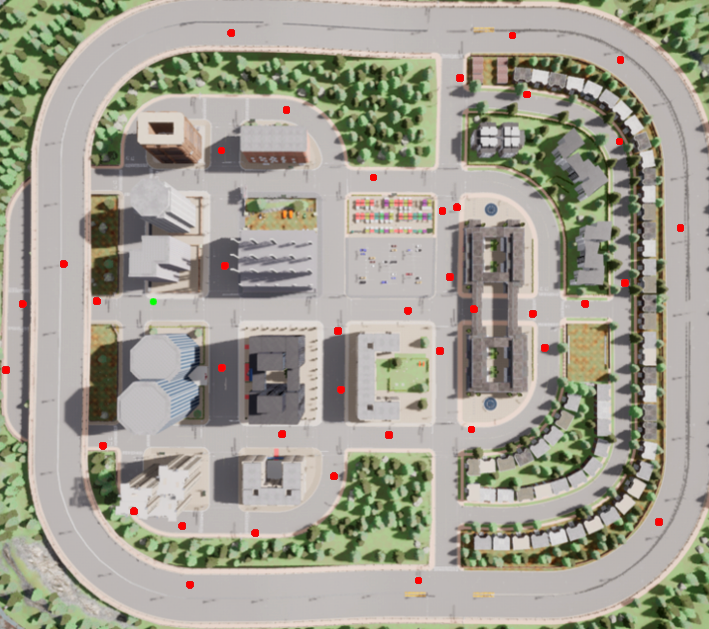
#> input picture img.png, 709 x 629 px
$ jupyter execute --allow-errors dallashNB.ipynb
#> lines starting #> are read from the running program, lines starting #| are printed output that depends on the picture
[cell 1]
import cv2
import numpy as np
from matplotlib import pyplot as plt
import math

import random


givenPoints = np.array (
    [[-171.60,4.00,0.00],
[-206.40,4.20,0.00],
[-255.90,0.20,0.00],
[-272.10,-43.90,0.00],
[-205.50,-95.00,0.00],
[-185.50,-142.40,0.00],
[-152.10,-155.00,0.00],
[-101.40,-154.70,0.00],
[-42.80,-117.20,0.00],
[-39.80,-56.80,0.00],#10
[-40.90,-17.10,0.00],
[3.00,-5.70,0.00],
[47.80,-5.80,0.00],
[89.00,-5.50,0.00],
[45.90,-84.90,0.00],#15
[35.30,19.30,0.00],
[36.30,71.20,0.00],
[41.60,155.10,0.00],
[74.00,185.20,0.00],
[148.10,170.30,0.00],#20
[189.20,52.80,0.00],
[174.40,-148.00,0.00],
[10.20,-187.90,0.00],
[-145.80,-190.90,8.60],
[-222.60,35.10,10.00],#25
[-119.40,186.60,10.00],
[84.70,148.10,0.00],
[151.10,116.20,0.00],
[151.40,32.20,0.00],
[124.70,6.90,0.00],#30
[96.20,-28.60,0.00],
[-9.50,-88.30,0.00],
[-83.20,-87.70,0.00],
[-124.30,-42.40,0.00],
[-118.80,31.10,0.00],#35
[-124.40,102.30,0.00],
[-80.20,136.30,0.00],
[-16.70,87.93,0.00],
[25.70,65.40,0.00],
[24.60,-30.70,0.00]
])
edges = np.array([[1,104],
[104, 2],
[85,1],
[82,85],
[71,82],
[81,71],
[195,41],
[41,81],
[45,195],
[46,45],
[50,46],
[30,50],
[154,30],
[53,55],
[55,58],
[58,38],
[38,62],
[62,65],
[65,120],
[120,123],
[123,113],
[113,115],
[115,175],
[143,15],
[15,136],
[136,32],
[32,76],
[76,79],
[79,33],
[33,92],
[92,95],
[95,101],
[101,102],
[102,173],
[179, 191],
[191, 190],
[190, 181],
[22, 202],
[202, 23],
[23, 24],
[24, 185],
[204,128],
[128, 124],
[124, 198],
[193, 168],
[168, 166],
[166, 194],
[151, 149],
[27,161],
[159, 27],
[28, 159],
[155,28],
[161,18],
[18, 172],
[2,177],
[199, 125],
[125, 129],
[129, 37],
[176,116],
[116,114],
[114,122],
[122, 121],
[121, 66],
[66, 61],
[61, 60],
[60, 59],
[59, 54],
[54, 52],
[178,105],
[105, 106],
[106, 84],
[84, 83],
[83, 72],
[72, 80],
[80, 12],
[12,196],
[196, 13],
[13, 14],
[14, 49],
[49,153],
[174,5],
[5, 103],
[103, 100],
[100,94],
[94, 93],
[93, 78],
[78, 77],
[77, 137],
[137,138],
[138, 144],
[6,7],
[7, 167],
[167, 169],
[169, 8],
[8, 9],
[150 ,152],
[180,26],
[26, 189],
[189, 192],
[192, 19],
[19, 20],
[186,182],
[182,184],
[184,203],
[203, 183],
[189,187],
[125,126],
[122,119],
[66,67],
[59,39],
[116,111],
[105,170],
[84,89],
[72,73],
[196,43],
[14,31],
[153,156],
[103,132],
[94,96],
[78,134],
[137,141],
[113, 109],
[120, 117],
[62,64],
[55,57],
[1,108],
[177,207],
[82,87],
[81,69],
[45,16],
[50,48],
[173,197],
[101,130],
[92,91],
[76,75],
[15,139],
[168,98],
[149,148],
[202,201],
[164,160],
[160,158],
[197, 206],
[206, 3],
[3, 207],
[207,176],
[175, 208],
[208, 205],
[205,4],
[4,174],
[206,178],
[185, 25],
[25, 180],
[181, 186],
[109, 199],
[198,110],
[108,112],
[111,107],
[107,170],
[170, 131],
[131,132],
[132, 6],
[194,133],
[133,130],
[110, 115],
[107, 104],
[131, 102],
[133, 100],
[171, 106],
[112,114],
[130, 171],
[171, 108],
[112, 109],
[98, 97],
[97, 91],
[97, 93],
[91, 88],
[126, 36],
[36, 123],
[36, 119],
[119, 86],
[86, 85],
[86, 89],
[89, 34],
[34, 90],
[90, 95],
[90, 96],
[96, 99],
[99, 166],
[88, 83],
[88, 87],
[87, 35],
[35, 118],
[118, 121],
[118, 117],
[117, 127],
[127, 129],
[9,135],
[135, 77],
[135, 75],
[75, 10],
[10, 11],
[11, 80],
[11, 69],
[69, 68],
[68, 61],
[68, 64],
[64, 204],
[37, 63],
[63, 65],
[63, 67],
[67, 70],
[70, 71],
[70, 73],
[73, 74],
[74, 79],
[74, 134],
[134,193],
[187,162],
[162, 163],
[163, 165],
[165, 56],
[56, 58],
[56, 39],
[39, 42],
[42, 195],
[42, 43],
[43, 40],
[40, 140],
[140, 136],
[140, 141],
[141, 145],
[145, 147],
[147, 200],
[200, 23],
[201,146],
[146, 150],
[146, 148],
[148, 142],
[142, 138],
[142, 139],
[139, 44],
[44, 13],
[44,16],
[16, 17],
[17, 54],
[17, 57],
[57, 164],
[164, 18],
[18, 172],
[172, 188],
[188, 192],
[144,49],
[49, 48],
[48, 53],
[52,47],
[47, 46],
[47,31],
[31, 143],
[156,151],
[152,157],
[157,155],
[158, 29],
[110, 111],
[29, 154],
[29, 156],
[20,21],
[21,22],
[183, 179],
[191, 192],
[189, 190],
[202, 203],
[184, 23],


[112,115],
[116, 109],
[110, 114],
[113, 111],

[171, 104],
[105, 108],
[1, 170],
[107, 106],


[133, 102],
[103,130],
[101,132],
[131,100],

[36,121],
[120,119],
[118,123],
[122,117],

[86, 83],
[82, 89],
[88, 85],
[84, 87],

[97, 95],
[94,91],
[90, 93],
[92, 96],

[62, 67],
[66, 64],
[68, 65],
[63, 61],

[70, 80],
[81, 73],
[72, 69],
[11, 71],

[59, 57],
[55, 39],
[17, 58],
[56, 54],


[135,79],
[78, 75],
[74, 77],
[76, 134],


[142, 136],
[140, 138],
[137, 139],
[15, 141],


[196, 16],
[45, 43],
[44, 195],
[42, 13],

[49, 46],
[47, 49],
[48, 31],
[14, 50],


[128, 126],
[127, 124],


[162, 160],
[161, 163],

[149, 147],
[145, 150],

[99, 169],
[167, 98],

[153, 155],
[157, 154],

[200, 203],
[184, 201],


[191, 187],
[188, 190],

[208, 178],
[177, 205],
])


#> (the rest of this cell did not finish here and is left out)

[cell 2]
y = givenPoints[:,0:2]


plt.scatter(y[:,0],y[:,1])
plt.show()
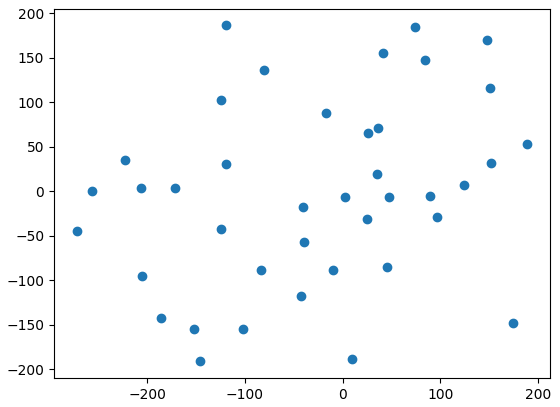
#> figure drawn by matplotlib, 1 panel

[cell 3]
def traslate(point,a=1.45,b=399,c =-1.44 ,d =308, scale  = 2):
    x,y = point
    return 2*int (a*x+b) ,  2*int (c*y+d)

[cell 4]
def get_point(s):
    s-=1
    if (s>39):
        point = (intersections[s-40][0],intersections[s-40][1])
    else:
        point = (givenPoints[s][0],givenPoints[s][1])

    return point
#> (the rest of this cell did not finish here and is left out)

[cell 5]
font                   = cv2.FONT_HERSHEY_SIMPLEX
bottomLeftCornerOfText = (10,500)
fontScale              = 0.5
fontColor              = (255,0,0)
thickness              = 1
lineType               = 1


img = cv2.imread("img.png")
#> img is the input picture: shape (629, 709, 3); mean B, G, R 146, 158.8, 161.3
scale_percent = 200 # percent of original size
width = int(img.shape[1] * scale_percent / 100)
#> width = 1418
height = int(img.shape[0] * scale_percent / 100)
#> height = 1258
dim = (width, height)
#> dim = (1418, 1258)


def plotImg(mainPointsText = True, mainPointsCircles = False, interPointsText= True, interPointsCircles = False, showEdges= True, Path = np.array([]), splitPath = False):
#> called with mainPointsText = True, mainPointsCircles = False, interPointsText = True, interPointsCircles = False, showEdges = True, Path = array of shape (0,), splitPath = False
    img = cv2.imread("img.png")


    # resize image
    img = cv2.resize(img, dim, interpolation = cv2.INTER_AREA)
#> img: shape (1258, 1418, 3)

    c = 1

    for x,y,_ in givenPoints:
        x,y = traslate(point=(x,y))

        bottomLeftCornerOfText = (x,y)

        if mainPointsText == True:
            cv2.putText(img, str(c), bottomLeftCornerOfText, font,fontScale,fontColor,thickness, lineType)

        if mainPointsCircles == True:
            img = cv2.circle(img, (x, y), 3, (00,255,255), 2)
        c+=1
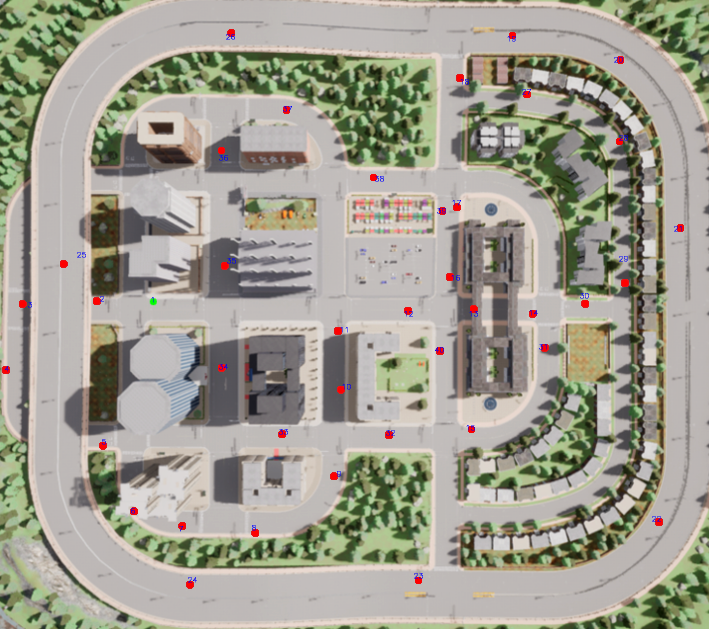
#> img: shape (1258, 1418, 3) (shown at 1/2 size); mean B, G, R 146.2, 158.7, 161.1
#> after the loop, c = 41


    imgcopy = img
    if showEdges == True:
        for s,d in edges:
            cv2.line(imgcopy, traslate(point= get_point(s)), traslate(point= get_point(d)), (0,0,0), 2)
#> this loop made 1 pass

    for x,y in intersections:
        x,y = traslate(point= (x, y))

        bottomLeftCornerOfText = (x,y)


        if interPointsCircles == True:
            cv2.circle(imgcopy, (x, y), 3, (00,255,255), 2)

        if interPointsText == True:
            cv2.putText(imgcopy, str(c), bottomLeftCornerOfText, font,fontScale*0.8,(120,0,200),thickness, lineType)

        c+=1


    if Path.shape[0]> 0 :
        n = Path.shape[0]
        c = 1

        if splitPath == True:
            step = 15

        else :
            step = n

        temp = imgcopy
        imgC = 1

        for j in range(-1, n, step):
            if splitPath == True:
                imgcopy = np.array(temp)
            for i in range (j,min (j+step, n),1):
                if (i==-1):
                    s=1
                    d= int (Path[i+1])
                elif i==n-1:
                    s =  int (Path[i])
                    d = int (1)
                else:
                    s =  int (Path[i])
                    d = int (Path[i+1])

                sx, sy = traslate(point= get_point(s))
                dx, dy = traslate(point= get_point(d))

                center = (int ((sx+dx)/2) , int ((sy+dy)/2))
                cv2.putText(imgcopy, str(c), center, font,fontScale,(0,0,0),thickness*2, lineType)


                cv2.line(imgcopy, (sx,sy), (dx,dy), (0,0,0), 2)
                c+=1

            if splitPath == True:
                cv2.imwrite('pathes//path' + str(imgC) + '.png', imgcopy)
            imgC+=1

    return imgcopy


#> (the rest of this cell did not finish here and is left out)

[cell 6]
graphList = {}


#> (the rest of this cell did not finish here and is left out)

#> (a cell that did not finish here is left out)

#> (a cell that did not finish here is left out)

#> (a cell that did not finish here is left out)

[cell 10]
def getPath(start, end, ans = None):
    start = int (start)
    end  = int (end)
    if (ans == None):
        ans = [start]
    else:
        ans.append(start)

    if (start == end):
        return np.array (ans)
    start = next[start][end]
    return getPath(start, end,ans)


#> (the rest of this cell did not finish here and is left out)

[cell 11]
def getDensePath (Path):
    finalpath = getPath(1, Path[0], ans = None)

    n = Path.shape[0]

    for i in range (n-1):
        finalpath = np.concatenate( (finalpath, getPath( Path[i],Path[i+1], ans = None)), axis=None  )

    finalpath = np.concatenate( (finalpath, getPath( Path[n-1],1, ans = None)), axis=None  )

    newfinalPath = np.array([], dtype=int)


    for i in range (finalpath.shape[0]):
        if (newfinalPath.shape[0] == 0 or finalpath[i]!= newfinalPath [ newfinalPath.shape[0] -1]):
            newfinalPath = np.insert(newfinalPath, newfinalPath.shape[0], finalpath[i])


    return newfinalPath
#> (the rest of this cell did not finish here and is left out)

#> (a cell that did not finish here is left out)

[cell 13]
NofPop =  200


#SizeOfP = 40


gorder= np.array([  2,   4,   8, 138,  81, 117,  73,  91,  42,  23,  25,  27,18,  20])
#gorder =np.arange(2,SizeOfP+1)
SizeOfP = gorder.shape[0]+1
gmin = float('inf')
#caclCostOrderCircle(gorder)
#


SizeOfP

[cell 14]
ALPHA = 4
BETA = 2
RHO = 0.4
Q = 0.1

[cell 15]
class Ant:

    # [6 lines left out: function __init__, not called in this run]

    def __str__(self):
        return f"{self.distance}\n{self.visited_stations}"

    # [63 lines left out: functions get_distance_travelled, visit_station, visit_random_station, visit_probablistic_station, roulette_wheel_selection, not called in this run]

    """roll the wheel"""


def solve_tsp(it, stationsCount, RHO=0.4):
#> called with it = 10, stationsCount = 10, RHO = 0.4
    best_ant = None
    for i in range(it):
        antC = Colony()
        for r in range(stationsCount - 1):
            antC.move_ants()
        antC.appendfinal()
        antC.update_phermone_matrix(RHO, stationsCount)
        best_ant = antC.get_best()
        print(best_ant)


class Colony:
    def __init__(self, number_of_ants=1000):
        self.ants = []
        self.phermatrix = np.ones(shape=np.shape(dp), dtype=float)
        self.best_distance = math.inf
        self.best_ant = None
        self.best_distance = 0
        for _ in range(number_of_ants):
            self.ants.append(Ant())


    def appendfinal(self):
        for ant in self.ants:
            ant.visited_stations=np.append(ant.visited_stations,1)

    # [8 lines left out: function update_phermone_matrix, not called in this run]

    def move_ants(self):
        for ant in self.ants:
            ant.visit_station(self.phermatrix)

    # [9 lines left out: function get_best, not called in this run]
